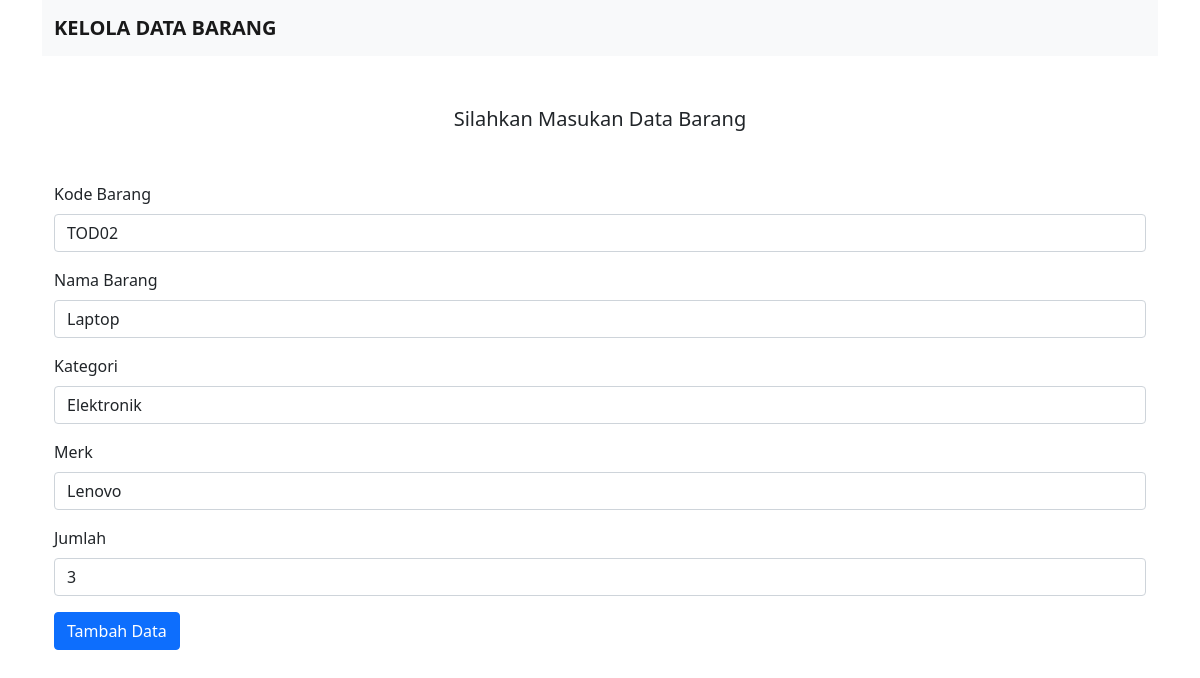
/edit.php?id=876557, run on the app's committed database.
### tables this page shows
CREATE TABLE `barang` (
  `id` int(20) NOT NULL,
  `kode_brg` varchar(50) NOT NULL,
  `nama_brg` varchar(225) NOT NULL,
  `kategori` varchar(20) NOT NULL,
  `merk` varchar(20) NOT NULL,
  `jumlah` int(20) NOT NULL
);

### database.php (called while the page is built, shortened)
<?php
$connect = mysqli_connect(DB_HOST, DB_USER, DB_PASS, DB_NAME) or die("Gagal menampilkan database " . mysqli_error($connect));
function editData($tablename, $id)
{
    global $connect;
    $sql = mysqli_query($connect, "SELECT * FROM $tablename WHERE id = '$id'");
    return $sql;
}
?>

### edit.php (the view, shortened to what this page needs)
<?php
include_once("database.php");
$sql = editData("barang", $_GET['id']);
?>
<!doctype html>
<html lang="en">
<head>
    <link href="https://cdn.jsdelivr.net/npm/bootstrap@5.0.2/dist/css/bootstrap.min.css" rel="stylesheet"
>
</head>
<body>
    <div class="container">
        <nav class="navbar navbar-expand-lg navbar-light bg-light">
            <div class="container-fluid ">
                <a class="navbar-brand" href="Home" style="padding-start: 100px;"><strong>KELOLA DATA
                        BARANG</strong></a>
            </div>
        </nav>
        <figure class="text-center mt-5">
            <blockquote class="blockquote">
                <p>Silahkan Masukan Data Barang</p>
            </blockquote>
        </figure>
        <div class="container mt-5">
            <form action="proses_update.php" method="post">
                <?php
            while ($data = mysqli_fetch_array($sql)) {
                ?>
                <div class="mb-3">
                    <label for="kode_brg" class="form-label">Kode Barang</label>
                    <input type="text" class="form-control" id="kode_brg" name="kode_brg"  value="<?php echo $data['kode_brg']; ?>">
                </div>
                <div class="mb-3">
                    <label for="nama_brg" class="form-label">Nama Barang</label>
                    <input type="text" class="form-control" id="nama_brg" name="nama_brg"  value="<?php echo $data['nama_brg']; ?>">
                </div>
                <div class="mb-3">
                    <label for="kategori" class="form-label">Kategori</label>
                    <input type="text" class="form-control" id="kategori" name="kategori" value="<?php echo $data['kategori']; ?>">
                </div>
                <div class="mb-3">
                    <label for="merk" class="form-label">Merk</label>
                    <input type="text" class="form-control" id="merk" name="merk"  value="<?php echo $data['merk']; ?>">
                </div>
                <div class="mb-3">
                    <label for="jumlah" class="form-label">Jumlah</label>
                    <input type="number" class="form-control" id="jumlah" name="jumlah"  value="<?php echo $data['jumlah']; ?>">
                </div>
                <button type='submit' name="submit" class='btn btn-primary'>Tambah Data</button>
            </form>
            <?php } ?>
        </div>
</html>
</body>
</html>

### data on the page
barang: kode_brg "TOD02", nama_brg "Laptop", kategori "Elektronik", merk "Lenovo", jumlah "3"
